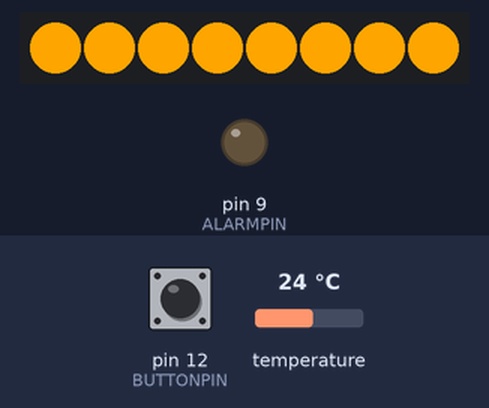
Simulated run of this sketch. Board: Arduino Uno, built with avr-gcc and run on an emulated ATmega328P. Shown: 8 RGB LEDs in strip order, left to right, output pins drawn as LEDs (lit = HIGH). The inputs (shaded band) are chosen by the test bench; at power-on: pin 12 (BUTTONPIN) HIGH, temperature 24 °C. Dim RGB values are drawn brighter than linear; what the sketch prints to the serial monitor is not drawn.

Above: at 0.4 s.
At 6.59 s:
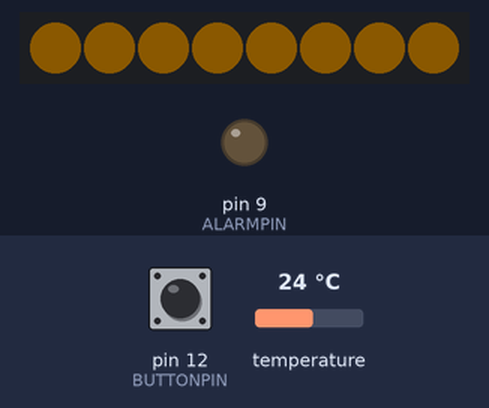
6.6 s: pin 12 (BUTTONPIN) pulled LOW for 0.15 s
7.3 s: pin 12 (BUTTONPIN) pulled LOW for 1 s
8.9 s: temperature set to 2 °C
19.3 s: temperature set to 12 °C
20.8 s: temperature set to 5 °C
Timing chart, 0 to 32.2 s (numbered marks = the images above; inputs shaded):
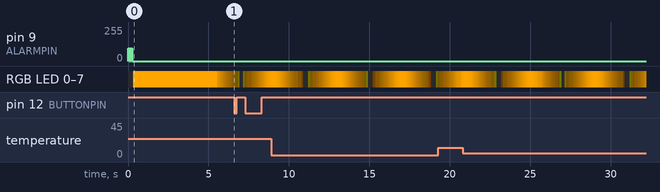

The sketch:

ThermometerUI.ino
```cpp
// (licence header left out)
// Wire library for the I2C comms
#include <Wire.h>
// Our slave will respond to address 0x08 (or 8 decimal)
// this should match the address used by the host
#define SLAVE_I2C 8

// Libraries and settings for the DS18B20 probe on pin 10
#include <DallasTemperature.h>
#define ONE_WIRE_BUS 10
OneWire oneWire(ONE_WIRE_BUS);
DallasTemperature sensors(&oneWire);
DeviceAddress tempsens;
// keep track of the last temperature reading
volatile unsigned int lastTemp;

// I2C command buffer
#define  MAX_SENT_BYTES   3
byte receivedCommands[MAX_SENT_BYTES];
// this flag is set to true if a command needs to be processed
boolean newCommands = false;

// Fancy LED stuff for the NeoPixel ring (or any neopixels you care to use) on pin 6
#include "FastLED.h"
// set this to the number of pixels you have, they vary
#define NUM_LEDS 8

CRGB leds[NUM_LEDS];
#define PIXELPIN 6
int pixel_id = 0;
CRGB shade = CRGB::Green;

// if we're "in alarm state" this will be true
// alarm state is meant to get a user's attention, and involves multiple parts:
// the button, the LEDs, and the piezo buzzer
boolean in_alarm_state = false;

// the piezo buzzer is on pin 9, the momentary pushbutton on 12
#define ALARMPIN 9
#define BUTTONPIN 12

void setup() {
  // initiate the sensors
  sensors.begin();
  // Serial here is only needed for debugging, and could be removed
  Serial.begin(9600);

  // set up the alarm portion of the code
  setup_alarm();

  // look for the one DS18B20 which should be at slot 0
  if ( !sensors.getAddress(tempsens, 0) ) {
    // TODO likely it's not plugged in, we should display a message, keep checking, and not report anything
    Serial.println(F("Unable to find address for Device 0"));
    lastTemp = 0;
  }
  sensors.setResolution(tempsens, 9);
  Serial.println("started");

  // set up the neopixel code
  setup_pixel();

  // open the I2C bus as a slave by supplying our address
  Wire.begin(SLAVE_I2C);

  // register callback handlers for event requests and receiving data
  Wire.onRequest(requestEvent);
  Wire.onReceive(receiveEvent);
}

// main loop, just check everying as quickly as we can...
void loop() {
  check_button();

  check_alarm();

  delay(100);

  checkTemperature();

  // handle I2C command that was received and stored in the buffer by the callback
  if (newCommands) {
    // alarm mode change a1 on a0 off
    if (receivedCommands[0] == 'a') {
      if (receivedCommands[1] == '1') {
        shade = CRGB::Red;
        pixel_all();
        in_alarm_state = true;
      } else {
        pixel_off();
        in_alarm_state = false;
      }
    }
    // shade change - this can be expanded as needed
    if (receivedCommands[0] == 's') {
      switch (receivedCommands[1]) {
        case 'a':
          shade = CRGB::DarkOrange;
          break;
        case 'r':
          shade = CRGB::Red;
          break;
        case 'b':
          shade = CRGB::Blue;
          break;
        case 'g':
          shade = CRGB::Green;
          break;
        default: // off
          shade = CRGB::Black;
          break;
      }
      pixel_all();
    }
    newCommands = false;
  }
  // animate the neopixel ring in whatever way we desire
  pixel_move();
}

/**
 * callback handler for the I2C MASTER sending this device a data request
 *
 * this function is registered as an event, see setup()
 * keep the temperature states in a buffer, and simply send the current
 * buffer when it's requested
 *
 * the code here needs to just quickly send the data, nothing else
 */
void requestEvent() {
  // lastTemp, 2 bytes
  Wire.write( (unsigned char) (lastTemp >> 8) ); // high
  Wire.write( (unsigned char) (lastTemp & 0xff) ); // low
  for (int i = 2; i < 6; i++) {
    Wire.write(" "); // respond with message of 6 bytes
  }
}

/**
 * callback handler for the I2C MASTER sending this device a command
 *
 * this function is registered as an event, see setup()
 *
 * like the sending callback, we have to be quick, so the code is
 * just reading all the data (even if it's more than we expected)
 * and storing the first few characters in the buffer
 */
void receiveEvent(int bytesReceived) {
  Serial.println(bytesReceived);
  for (int a = 0; a < bytesReceived; a++) {
    if ( a < MAX_SENT_BYTES) {
      receivedCommands[a] = Wire.read();
    } else {
      Wire.read();  // if we receive more data then allowed just throw it away
    }
    newCommands = true;
  }
}

// this variable keeps track of the last millis() timestamp so we can
// avoid requesting the temperature too often
long lastReading = 0;

/**
 * get the probe temperature and update the stored value
 *
 * this code could also obtain thermistor readings and store multiple
 * temperatures
 *
 */
void checkTemperature() {
 long now = millis();
 Serial.print(".");
  // check temp every 5 seconds - TODO use watchdog timer
 if (now - lastReading > 5000) {
    lastReading = now;
    // ask the temperature probes on the OneWire bus to take a measurement
    sensors.requestTemperatures();
    // now obtain the Celsius temp of our one device
    float tempC = sensors.getTempC(tempsens);
    if (tempC < 0) {
      tempC = 0;
    }
    // deliberately changing this to an integer because the precision is not
    // important and we'll be sending just the int value to the host device
    lastTemp = (unsigned int) tempC;
    Serial.println(lastTemp);
  }
}

// set up the neopixel ring
void setup_pixel() {
  LEDS.addLeds<WS2811, PIXELPIN, GRB>(leds, 8);

  shade = CRGB::Orange;
  pixel_all();
  delay(5000);
}

// generate some pixel motion periodically
void pixel_move() {

  // this block of code makes all the pixels "breathe"
  // see https://gist.github.com/hsiboy/4eae11073e9d5b21eae3
  float breath = (exp(sin(millis()/2000.0*PI)) - 0.36787944)*108.0;
  FastLED.setBrightness(breath);

  // This block of code rotates one lit pixel around the ring
  /*
  leds[pixel_id] = CRGB::Black;
  pixel_id += 1;
  if ( pixel_id >= NUM_LEDS) {
    pixel_id = 0;
  }
  leds[pixel_id] = shade;
  */

  FastLED.show();
}

// turn on all pixels
void pixel_all() {
  for (int i = 0; i < NUM_LEDS; i++) {
    leds[i] = shade;
  }
  FastLED.show();
}

void pixel_off() {
  shade = CRGB::Black;
  pixel_all();
}


// piezo buzzer

// this is just an inefficient beep
// TODO remove the delays and use timing loop or an interrupt
void beep(unsigned char delayms) {
  analogWrite(ALARMPIN, 97); // best sound from tmb12a05 piezo at 5v with 100 ohm resistor
  delay(delayms);
  analogWrite(ALARMPIN, LOW);
  delay(delayms);
}

// called only once, in setup
void setup_alarm() {
  pinMode(ALARMPIN, OUTPUT);
  digitalWrite(ALARMPIN,LOW);
  beep(50);
  beep(50);
  beep(50);
}

// if the alarm flag is set, beep
void check_alarm() {
  if (in_alarm_state) {
    beep(200);
  }
}

int button_state = 1;

// very simple code to turn off the alarm when the button state changes
void check_button() {
  // read the button state (1 = pressed, 0 = "open")
  int newState = digitalRead(BUTTONPIN);
  if (newState != button_state) {
    Serial.print("button now:");
    Serial.println(newState);
    button_state = newState;

    // assume any detected press is meant to shut off that horrible noise
    if (in_alarm_state) {
      in_alarm_state = false;
    }
  }
}
```
